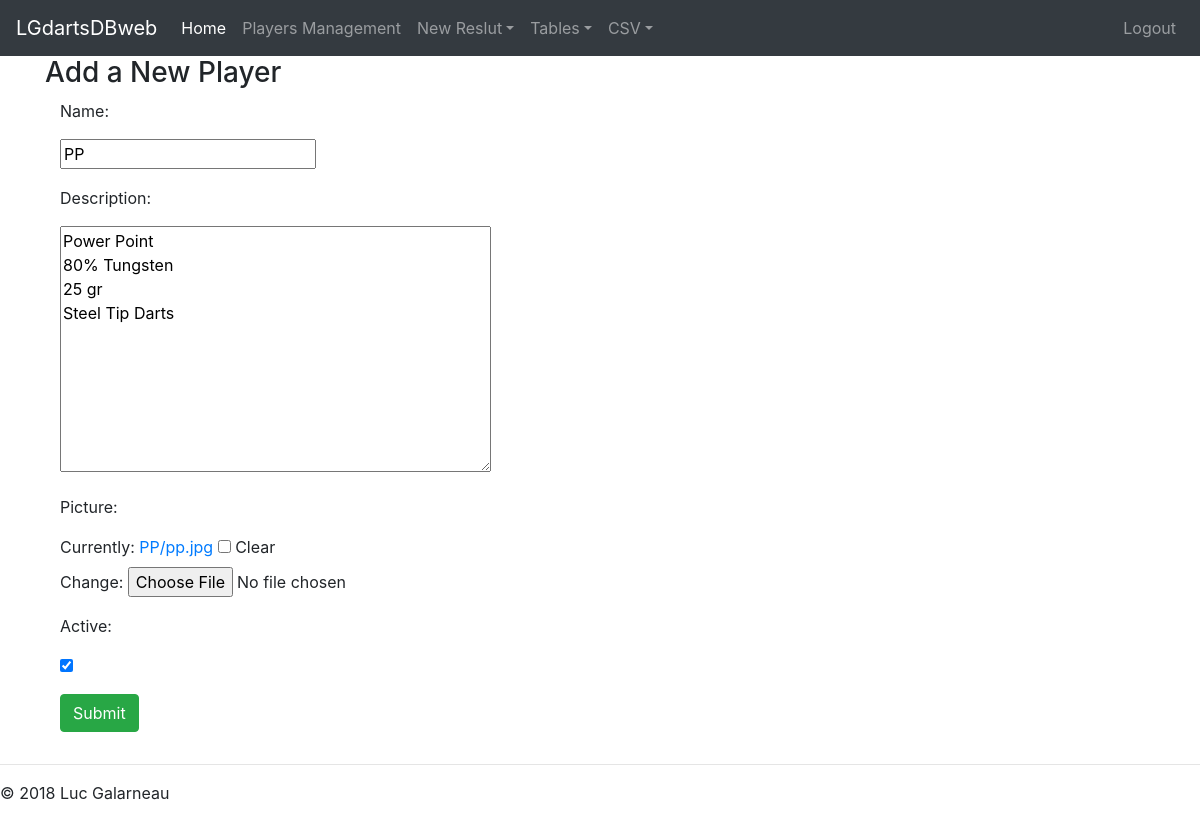
/PlayersManagement/player/PP/change/ (signed in), run on the app's committed database.
### PlayersManagement/models.py (models this page shows, shortened)
class Player(models.Model):
    name        = models.CharField(max_length=10, unique=True)
    description = models.TextField(blank=True)
    picture     = models.ImageField( upload_to = upload_location,
                              null=True,
                              blank=True)
    timestamp   = models.DateTimeField(auto_now_add=True, auto_now=False)
    updated     = models.DateTimeField(auto_now_add=False, auto_now=True)
    active      = models.BooleanField(default=True)

### PlayersManagement/views.py (the view)
# urls.py: path('player/<name>/change/',login_required(views.PlayerUpdate.as_view()), name = "UpdatePlayer"),
class PlayerUpdate(UpdateView):
    model = Player
    fields = ['name', 'description', 'picture', 'active']
    def get_object(self):
        object = get_object_or_404(Player, name=self.kwargs['name'])
        return object

### PlayersManagement/templates/PlayersManagement/player_form.html (shortened to what this page needs)
{% extends 'base.html' %}
{% block content %}
        <div class="row">
        <div class="col-sm-12 col-md-7">
            <div class="panel panel-default">
                <div class="panel-body">
                    <h3>Add a New Player</h3>
                    <form class="form-horizontal" role="form" action="" method="post" enctype="multipart/form-data">
                        {% include 'PlayersManagement/form_template.html' %}
                        <div class="form-group">
                            <div class="col-sm-offset-2 col-sm-10">
                                <button type="submit" class="btn btn-success">Submit</button>
                            </div>
                        </div>
                    </form>
                </div>
            </div>
        </div>
    </div>
{% endblock %}

### PlayersManagement/templates/PlayersManagement/form_template.html (shortened to what this page needs)
{% for field in form %}
    <div class="form-group">
        <div class="col-sm-offset-2 col-sm-10">
        </div>
        <label class="control-label col-sm-2" for="song_title">{{ field.label_tag }}</label>
        <div class="col-sm-10">{{ field }}</div>
    </div>
{% endfor %}

### data on the page
Player: form "PP" "Power Point 80% Tungsten 25 gr Steel Tip Darts" "☑"

### other printed values
{{ field.label_tag }} "Name:" "Description:" "Picture:" "Active:"
